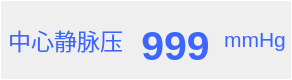
  <widget class="QFrame" name="frame_ibp2">
   <property name="geometry">
    <rect>
     <x>730</x>
     <y>492</y>
     <width>292</width>
     <height>80</height>
    </rect>
   </property>
   <property name="styleSheet">
    <string notr="true">color:rgb(60, 102, 255);
border-color: rgb(255, 255, 255);
border-width:1px;
border-style:solid;</string>
   </property>
   <property name="frameShape">
    <enum>QFrame::StyledPanel</enum>
   </property>
   <property name="frameShadow">
    <enum>QFrame::Plain</enum>
   </property>
   <widget class="QLabel" name="TextLabel_ZhongXinJingMaiYa_mmHg">
    <property name="geometry">
     <rect>
      <x>220</x>
      <y>10</y>
      <width>70</width>
      <height>59</height>
     </rect>
    </property>
    <property name="font">
     <font>
      <pointsize>16</pointsize>
     </font>
    </property>
    <property name="styleSheet">
     <string notr="true">border-style:none;</string>
    </property>
    <property name="text">
     <string>mmHg</string>
    </property>
    <property name="alignment">
     <set>Qt::AlignCenter</set>
    </property>
   </widget>
   <widget class="QLabel" name="TextLabel_ZhongXinJingMaiYa">
    <property name="geometry">
     <rect>
      <x>5</x>
      <y>10</y>
      <width>121</width>
      <height>59</height>
     </rect>
    </property>
    <property name="font">
     <font>
      <family>WenQuanYi Micro Hei Mono</family>
      <pointsize>17</pointsize>
     </font>
    </property>
    <property name="styleSheet">
     <string notr="true">border-style:none;</string>
    </property>
    <property name="text">
     <string>中心静脉压</string>
    </property>
    <property name="alignment">
     <set>Qt::AlignCenter</set>
    </property>
   </widget>
   <widget class="QLabel" name="TextLabel_ZhongXinJingMaiYa_value_unkown">
    <property name="geometry">
     <rect>
      <x>130</x>
      <y>20</y>
      <width>91</width>
      <height>51</height>
     </rect>
    </property>
    <property name="font">
     <font>
      <pointsize>31</pointsize>
      <weight>75</weight>
      <bold>true</bold>
     </font>
    </property>
    <property name="layoutDirection">
     <enum>Qt::RightToLeft</enum>
    </property>
    <property name="styleSheet">
     <string notr="true">border-style:none;</string>
    </property>
    <property name="midLineWidth">
     <number>1</number>
    </property>
    <property name="text">
     <string>999</string>
    </property>
    <property name="textFormat">
     <enum>Qt::RichText</enum>
    </property>
    <property name="alignment">
     <set>Qt::AlignCenter</set>
    </property>
   </widget>
  </widget>
